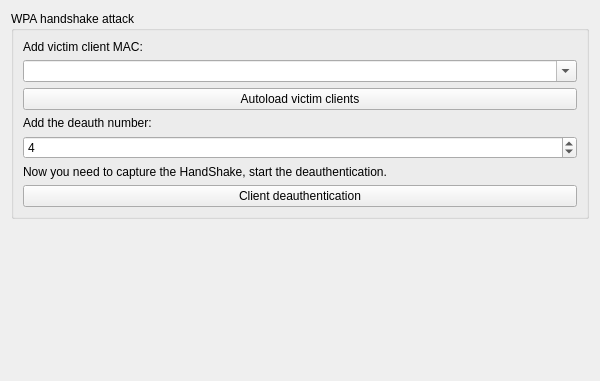
          <widget class="QWidget" name="page">
           <property name="geometry">
            <rect>
             <x>0</x>
             <y>0</y>
             <width>600</width>
             <height>381</height>
            </rect>
           </property>
           <attribute name="label">
            <string>WPA attacks</string>
           </attribute>
           <layout class="QVBoxLayout">
            <item>
             <widget class="QGroupBox" name="groupBox4_2">
              <property name="title">
               <string>WPA handshake attack</string>
              </property>
              <layout class="QVBoxLayout">
               <item>
                <widget class="QLabel" name="textLabel8_2">
                 <property name="text">
                  <string>Add victim client MAC:</string>
                 </property>
                 <property name="wordWrap">
                  <bool>false</bool>
                 </property>
                </widget>
               </item>
               <item>
                <widget class="QComboBox" name="combo_wpa_mac_hand">
                 <property name="editable">
                  <bool>true</bool>
                 </property>
                </widget>
               </item>
               <item>
                <widget class="QPushButton" name="button_wpa_autoload_clients">
                 <property name="text">
                  <string>Autoload victim clients</string>
                 </property>
                </widget>
               </item>
               <item>
                <widget class="QLabel" name="textLabel8_2_2">
                 <property name="text">
                  <string>Add the deauth number:</string>
                 </property>
                 <property name="wordWrap">
                  <bool>false</bool>
                 </property>
                </widget>
               </item>
               <item>
                <widget class="QSpinBox" name="spin_wpa_deauth_hand">
                 <property name="value">
                  <number>4</number>
                 </property>
                </widget>
               </item>
               <item>
                <widget class="QLabel" name="textLabel9_2">
                 <property name="text">
                  <string>Now you need to capture the HandShake, start the deauthentication.</string>
                 </property>
                 <property name="wordWrap">
                  <bool>false</bool>
                 </property>
                </widget>
               </item>
               <item>
                <widget class="QPushButton" name="button_wpa_deauth_hand">
                 <property name="text">
                  <string>Client deauthentication</string>
                 </property>
                </widget>
               </item>
              </layout>
             </widget>
            </item>
            <item>
             <spacer name="spacer32_2">
              <property name="orientation">
               <enum>Qt::Vertical</enum>
              </property>
              <property name="sizeType">
               <enum>QSizePolicy::Expanding</enum>
              </property>
              <property name="sizeHint" stdset="0">
               <size>
                <width>20</width>
                <height>80</height>
               </size>
              </property>
             </spacer>
            </item>
           </layout>
          </widget>
